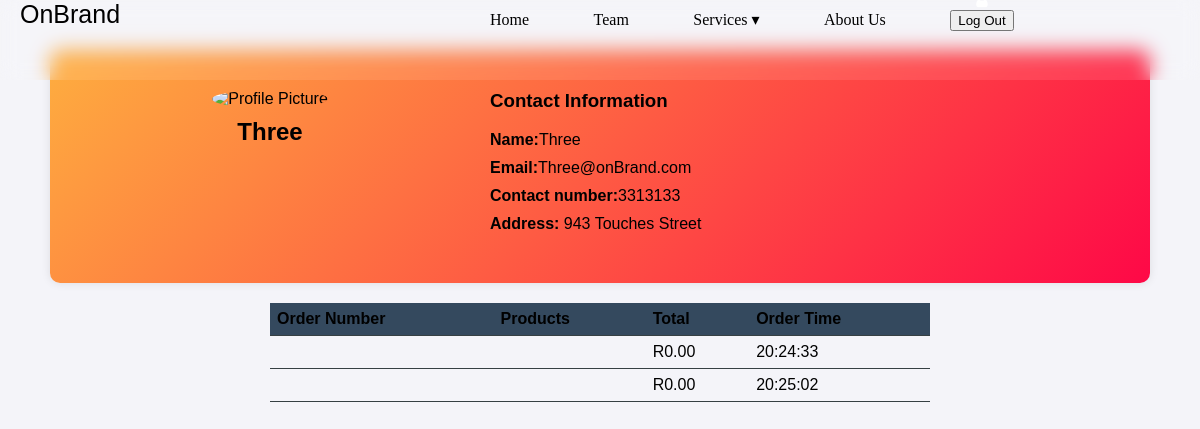
The page /user_dashboard.php (signed in) on the database its author committed.
### tables this page shows
CREATE TABLE `users` (
  `id` int(11) NOT NULL,
  `name` varchar(255) NOT NULL,
  `email` varchar(255) NOT NULL,
  `password` varchar(255) NOT NULL,
  `contact` varchar(255) NOT NULL,
  `city` varchar(255) NOT NULL,
  `address` varchar(255) NOT NULL,
  `role` enum('user','admin') NOT NULL DEFAULT 'user'
);

CREATE TABLE `orders` (
  `order_id` int(11) NOT NULL,
  `user_id` int(11) NOT NULL,
  `address` text DEFAULT NULL,
  `contact_number` varchar(20) DEFAULT NULL,
  `city` varchar(50) DEFAULT NULL,
  `order_time` time DEFAULT NULL,
  `logo` longblob DEFAULT NULL,
  `products` varchar(300) DEFAULT NULL,
  `order_number` varchar(10) DEFAULT NULL,
  `total` varchar(10) DEFAULT NULL
);

### user_dashboard.php (the view, shortened to what this page needs)
<?php
include 'config.php';
$user_id = $_SESSION['usr_id'];
$query = "SELECT email, contact, address FROM users WHERE id = ?";
$stmt = $con->prepare($query);
if ($stmt) {
    $stmt->bind_param('i', $user_id);
    $stmt->execute();
    $result = $stmt->get_result();
    $user = $result->fetch_assoc();
} else {
    echo "Failed to prepare the SQL statement.";
    exit;
}
$user_id = $_SESSION['usr_id'];
$sql = "SELECT order_number, products, total, order_time FROM orders WHERE user_id = ?";
$stmt = $con->prepare($sql);
$stmt->bind_param("i", $user_id);
$stmt->execute();
$result = $stmt->get_result();
?>
 <!DOCTYPE html>
<html lang="en">
<head>
    <link rel="stylesheet" href="https://maxcdn.bootstrapcdn.com/font-awesome/4.4.0/css/font-awesome.min.css">
	<link rel="stylesheet" href="https://cdnjs.cloudflare.com/ajax/libs/font-awesome/4.7.0/css/font-awesome.min.css">
<link rel="stylesheet" href="https://unicons.iconscout.com/release/v4.0.0/css/line.css" />
</head>
<body>
  <header class="header">
    <nav class="nav">
        <a href="#" class="nav_logo">OnBrand</a>
        <ul class="nav_items">
            <li class="nav_item"><a href="Index.php" class="nav_link">Home</a></li>
            <li class="nav_item"><a href="team.html" class="nav_link">Team</a></li>
            <li class="nav_item dropdown">
                <a class="nav_link dropdown-toggle">Services &dtrif;</a>
            </li>
            <li class="nav_item"><a href="aboutUs.php" class="nav_link">About Us</a></li>
            <?php if (isset($_SESSION['usr_id'])) { ?>
                <li class="nav_item">
                    <div class="icon-container">
                        <i class="fa fa-user" aria-hidden="true"></i>
                        <div class="buttons">
                            <button><a href="logout.php">Log Out</a></button>
                        </div>
                    </div>
                </li>
            <?php } else { ?>
                <li class="nav_item"><a href="Login.php" id="form-open" class="nav_link">Login</a></li>
            <?php } ?>
        </ul>
    </nav>
</header>
 <div class="container">
        <div class="profile">
            <div class="profile-info">
                <img src="userProfile.png" alt="Profile Picture" class="profile-pic">
                <h2><?php echo $_SESSION['usr_name']; ?></h2>
            </div>
            <div class="contact-info">
                <h3>Contact Information</h3>
                <p><strong>Name:</strong><?php echo $_SESSION['usr_name']; ?> </p>
                <p><strong>Email:</strong><?php echo $user['email']; ?> </p>
                <p><strong>Contact number:</strong><?php echo $user['contact']; ?> </p>
                <p><strong>Address:</strong> <?php echo $user['address']; ?></p>
            </div>
        </div>
        <div class="orders">
           <table>
    <tr>
        <th>Order Number</th>
        <th>Products</th>
        <th>Total</th>
        <th>Order Time</th>
    </tr>
    <?php
    if ($result->num_rows > 0) {
        while ($row = $result->fetch_assoc()) {
            echo "<tr>";
            echo "<td>" . $row['order_number'] . "</td>";
            echo "<td>" . $row['products'] . "</td>";
            echo "<td>R" . number_format($row['total'], 2) . "</td>";
            echo "<td>" . $row['order_time'] . "</td>";
            echo "</tr>";
        }
    } else {
        echo "<tr><td colspan='4'>You have no orders.</td></tr>";
    }
    ?>
</table>
            </div>
			</div>
</body>
</html>

### user_dashboard.php (style rules this page uses)
body { font-family: Arial, sans-serif; background-color: #f4f4f9; margin: 0; padding: 0; }
.header { position: fixed; margin-top:0%; height: 80px; width: 100%; z-index: 100; padding: 0 20px; box-sizing: border-box; font-family: "Poppins", sans-serif; backdrop-filter: blur(10px); background: rgba(255, 255, 255, 0.1); color:black; }
.nav { max-width: 1100px; width: 100%; margin: 0 auto; }
.nav, .nav_item { display: inline-block; left:400px; top:-53px; height: 100%; align-items: center; justify-content: space-between; color:black; }
.nav_logo, .nav_link, .button { color: black; }
.nav_logo { font-size: 25px; }
.nav_item { column-gap: 25px; color:white; }
ul li { list-style: none; margin: 0 auto; display: inline-block; padding: 0 30px; position: relative; text-decoration: none; text-align: center; font-family: arvo; }
li a { color: black; }
a { text-decoration: none; }
.container { max-width: 1200px; margin: 0 auto; padding: 50px; }
.profile { display: flex; flex-wrap: wrap; background: linear-gradient(-45deg,#fe0847,#feae3f); border-radius: 10px; box-shadow: 0 0 10px rgba(0, 0, 0, 0.1); margin-bottom: 20px; padding: 20px; }
.profile-info { flex: 1 1 300px; text-align: center; padding: 20px; }
.profile-info .profile-pic { border-radius: 50%; width: 150px; height: 150px; object-fit: cover; }
.profile-info h2 { margin: 10px 0; }
.contact-info { flex: 2 1 500px; padding: 20px; }
.contact-info h3 { margin-top: 0; }
.contact-info p { margin: 10px 0; }
table { width: 60%; border-radius: 0.25em; border-collapse: collapse; margin: 0 auto; }
table, th, td { border-bottom: 1px solid #364043; }
th, td { padding: 7px; text-align: left; }
th { background-color: #34495E; }

### rows shown on the page
users: email "Three@onBrand.com", contact "3313133", address "943 Touches Street"
orders: total "0.00", order_time "20:24:33"
orders: total "0.00", order_time "20:25:02"

### other values the page prints
$_SESSION['usr_name'] "Three"
